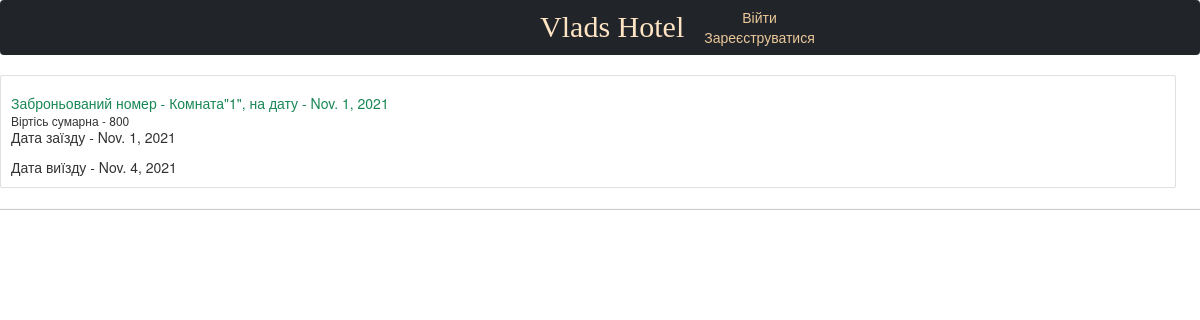
Screenshot of /profile/huilo1 with the database file from the repository.
### hostelrent/models.py (models this page shows)
class Order(models.Model):
    room = models.ForeignKey(Room, on_delete=models.CASCADE, verbose_name='Комната', blank=True)
    visitor = models.ForeignKey(User, on_delete=models.CASCADE, verbose_name='Посетитель', blank=True, null=True)
    start_date = models.DateField(verbose_name='Дата вьезда')
    date_of_daparture = models.DateField(verbose_name='Дата выезда')
    total_cost = models.IntegerField(verbose_name='Суммарна стоимость', blank=True, null=True)
    class Meta:
        verbose_name = 'Бронирование'
        verbose_name_plural = 'Бронирования'
    def __str__(self) -> str:
        return f'Бронь "{self.room}"'

class Room(models.Model):
    name = models.CharField(max_length=127, verbose_name='Название Номера')
    number = models.IntegerField(verbose_name='Номер комнаты')
    about = models.TextField(blank = True, verbose_name='Описание номера')
    photo = models.ImageField(upload_to = "photos/%Y/%m/%d/", verbose_name='Фото')
    type_of_number = models.ForeignKey(TypeOfNumber, on_delete=DO_NOTHING, verbose_name='Тип номера')
    rent_pay = models.DecimalField(decimal_places=0, max_digits=5, verbose_name='Стоимость за ночь' )
    cleaner = models.ForeignKey(Cleaner, on_delete=DO_NOTHING, verbose_name='Уборщица')
    class Meta:
        verbose_name = 'Комната'
        verbose_name_plural = 'Комнаты'
    def __str__(self) -> str:
        return f'Комната"{self.number}"'

### hostelrent/views.py (the view)
# urls.py: path('profile/<username>', user_profile, name='user_profile'),
def user_profile(request, username):
    user = User.objects.get(username=username)
    orders = Order.objects.filter( visitor = user)
    print(orders)
    context = {
       "user": user,
       "orders" : orders
    }
    return render(request, 'hostelrent/user_profile.html', context)

### hostelrent/templates/hostelrent/user_profile.html (shortened to what this page needs)
{% extends 'hostelrent/base.html'%}
{% block main %}
{% for order in orders %}
<div class="card" style="width: 98%;">
    <div class="card-body">
      <h5 class="card-title text-success">Заброньований номер  - {{ order.room }},  на дату - {{ order.start_date }} </h5>
      <h6 class="card-subtitle">Віртісь сумарна - {{ order.total_cost }}</h6>
      <p class="card-text">Дата заїзду - {{ order.start_date }}</p>
      <p class="card-text">Дата виїзду - {{ order.date_of_daparture }}</p>
    </div>
</div>
<hr>
{% endfor %}
{% endblock %}

### hostelrent/static/hostelrent/css/style.css (style rules this page uses)
body { margin: 0; padding: 0; }

### rows the page displays
Order: room "Комната\"1\"", start_date "Nov. 1, 2021", total_cost "800", date_of_daparture "Nov. 4, 2021"
